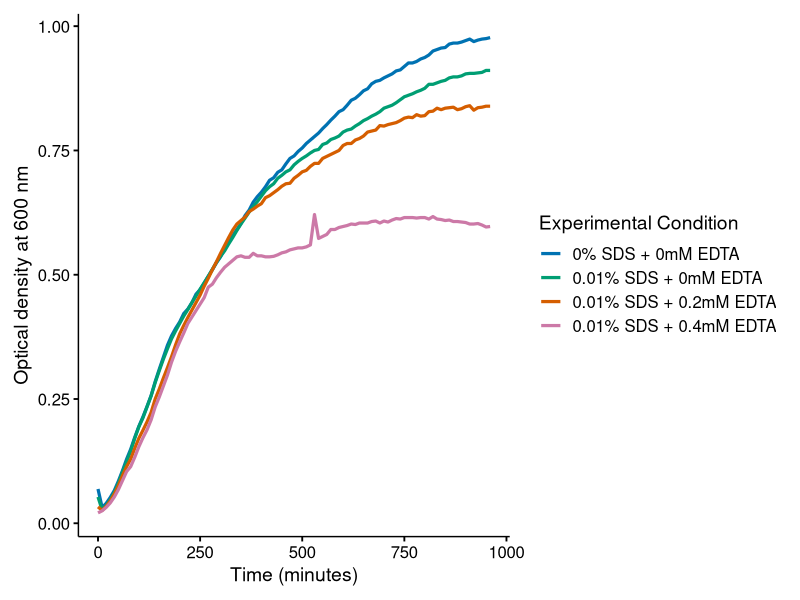

R code for this plot:
### supplemental growth curve - Oliver + BrkA



library(tidyverse)

#set up plot aesthetics - keep consistent across plots
x_order <- c("PC", "E0", "E2", "E4")
x_names <- c("0% SDS + 0mM EDTA", "0.01% SDS + 0mM EDTA", "0.01% SDS + 0.2mM EDTA", "0.01% SDS + 0.4mM EDTA")
colours <-c("#0072B2", "#009E73", "#D55E00", "#CC79A7")

#read data
oliverbrka <- read_csv('all growth curves - OliverBrkA.csv')

#calculate technical replicate averages to get biological replicates
oliverbrka_bioreps <- oliverbrka |>
  group_by(time) |>
  summarize(PC1 = mean(PC1.1:PC1.2),
            PC2 = mean(PC2.1:PC2.2),
            PC3 = mean(PC3.1:PC3.2),
            E0.1 = mean(E0.1.1:E0.1.2),
            E0.2 = mean(E0.2.1:E0.2.2),
            E0.3 = mean(E0.3.1:E0.3.2),
            E2.1 = mean(E2.1.1:E2.1.2),
            E2.2 = mean(E2.2.1:E2.2.2),
            E2.3 = mean(E2.3.1:E2.3.2),
            E4.1 = mean(E4.1.1:E4.1.2),
            E4.2 = mean(E4.2.1:E4.2.2),
            E4.3 = mean(E4.3.1:E4.3.2))

#calculate biological replicate averages
oliverbrka_avg <- oliverbrka_bioreps |>
  group_by(time) |>
  summarize(PC = mean(PC1:PC3),
            E0 = mean(E0.1:E0.3),
            E2 = mean(E2.1:E2.3),
            E4 = mean(E4.1:E4.3)) |>
  gather(conc, od, -time) |>
  add_column(n = c(1:388)) #make column with unrepeated values for full_join to work

#calculate standard deviations
oliverbrka_sd <- oliverbrka_bioreps |>
  group_by(time) |>
  summarize(PC_sd = sd(c_across(PC1:PC3)),
            E0_sd = sd(c_across(E0.1:E0.3)),
            E2_sd = sd(c_across(E2.1:E2.3)),
            E4_sd = sd(c_across(E4.1:E4.3))) |>
  gather(conc_sd, sd, -time) |>
  add_column(n = c(1:388)) #make column with unrepeated values for full_join to work

#join od and sd and make clean dataframe
oliverbrka_clean <- full_join(oliverbrka_avg, oliverbrka_sd) |>
  select(!(n:conc_sd))

#reorder data by EDTA concentration condition
oliverbrka_clean$conc <- factor(oliverbrka_clean$conc , levels = x_order)

#plot growth curves
growth_curve_oliverbrka <- ggplot(oliverbrka_clean) +
  
  geom_line(aes(x = time, y = od, colour = conc), linewidth = 1.1) +
  
  xlab('Time (minutes)') +
  ylab('Optical density at 600 nm') +
  labs(colour = 'Experimental Condition') +
  
  scale_colour_manual(values = colours, labels = x_names) +
  
  scale_y_continuous(
    breaks = seq(0, 1.25, by = 0.25),
    expand = expansion(mult = c(0.05, 0.05))
  ) +
  
  theme_minimal(base_size = 14) +
  theme(
    panel.grid.major.x = element_blank(),
    panel.grid.major.y = element_blank(),
    panel.grid.minor = element_blank(),
    panel.background = element_blank(),
    plot.background = element_blank(),
    axis.line = element_line(color = "black", linewidth = 0.5),
    axis.ticks = element_line(color = "black"),
    axis.text = element_text(color = "black", size = 12),
    axis.title = element_text(size = 14),
    legend.title = element_text(size = 14),
    legend.text = element_text(size = 12),
    plot.margin = margin(10, 10, 10, 10)
  )
growth_curve_oliverbrka
